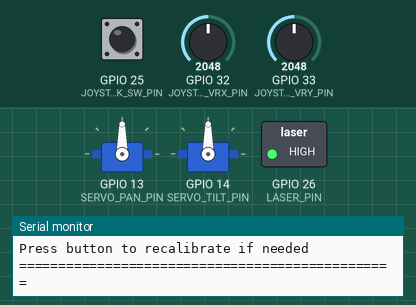
Simulated run of this program. Board: ESP32. Shown: 2 × servo, switched loads named in the program (green lamp = pin HIGH), the last lines printed to the serial monitor. The inputs (shaded band) are chosen by the test bench; at power-on: GPIO 25 (JOYSTICK_SW_PIN) HIGH, GPIO 32 (JOYSTICK_VRX_PIN) = 2048, GPIO 33 (JOYSTICK_VRY_PIN) = 2048.

Above: at 4.2 s.
4.3 s: GPIO 25 (JOYSTICK_SW_PIN) pulled LOW for 0.15 s
7.4 s: GPIO 32 (JOYSTICK_VRX_PIN) set to 2866
At 9.76 s:
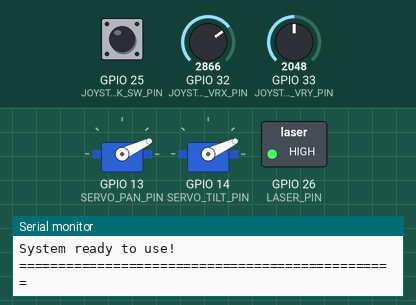
10.4 s: GPIO 25 (JOYSTICK_SW_PIN) pulled LOW for 1 s
At 11.3 s:
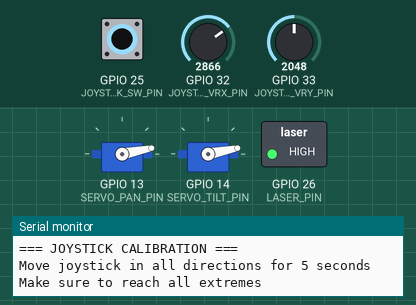
14.4 s: GPIO 33 (JOYSTICK_VRY_PIN) set to 2094
17.4 s: GPIO 33 (JOYSTICK_VRY_PIN) set to 2047
At 19.1 s:
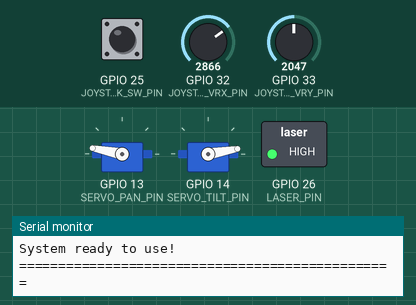
20.4 s: GPIO 33 (JOYSTICK_VRY_PIN) set to 2866
At 22.9 s:
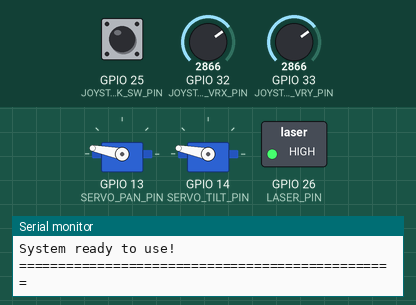
Timing chart, 0 to 24.4 s (numbered marks = the images above; inputs shaded):
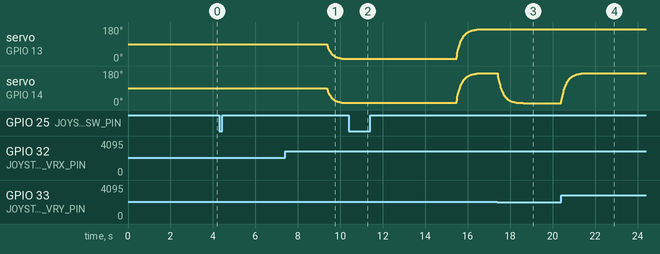

Measured:
- after the input at 10.4 s, servo on GPIO 13 (SERVO_PAN_PIN), servo on GPIO 14 (SERVO_TILT_PIN): stays 11° (without the input it goes to 10° after 0.00 s)
- after the input at 17.4 s, servo on GPIO 14 (SERVO_TILT_PIN): moves from 169° to 10° over 1.2 s, starting at once
- after the input at 20.4 s, servo on GPIO 14 (SERVO_TILT_PIN): moves from 10° to 169° over 1.2 s, starting at once

The program:

main.cpp
```cpp
/*
 * Developed by Omar Florez
 * cv.omarflorez.me
 * 2025-07-25
 *
 * ESP32 Pan-Tilt System with Joystick Control
 * Features: Laser pointer, smooth servo movement, auto-calibration
 */

#include <Arduino.h>
#include <ESP32Servo.h>

// Pin definitions
#define JOYSTICK_VRX_PIN 32  // Analog pin for joystick X axis (ADC1_CH4)
#define JOYSTICK_VRY_PIN 33  // Analog pin for joystick Y axis (ADC1_CH5)
#define JOYSTICK_SW_PIN  25  // Digital pin for joystick button
#define SERVO_PAN_PIN    13  // Pin for horizontal servo (Pan)
#define SERVO_TILT_PIN   14  // Pin for vertical servo (Tilt)
#define LASER_PIN        26  // Pin for laser module

// Servo configuration
#define SERVO_MIN_ANGLE  0
#define SERVO_MAX_ANGLE  180
#define SERVO_CENTER_ANGLE 90

// Joystick configuration
#define JOYSTICK_DEADZONE 300  // Dead zone for better response
#define JOYSTICK_SMOOTHING 0.08  // Smoothing factor for fluid movement
#define JOYSTICK_MIN_CHANGE 0.5   // Minimum change threshold

// Servo inversion settings
#define INVERT_PAN  true   // true = invert horizontal servo (Pan)
#define INVERT_TILT false  // true = invert vertical servo (Tilt)

// Global variables
Servo servoPan;   // Horizontal servo
Servo servoTilt;  // Vertical servo

float currentPanAngle = SERVO_CENTER_ANGLE;
float currentTiltAngle = SERVO_CENTER_ANGLE;
float targetPanAngle = SERVO_CENTER_ANGLE;
float targetTiltAngle = SERVO_CENTER_ANGLE;

// Calibration variables
int joystickMinX = 204, joystickMaxX = 3891;
int joystickMinY = 204, joystickMaxY = 3891;
int joystickCenterX = 1922, joystickCenterY = 1718;
bool isCalibrated = true; // Pre-calibrated with optimized values

// Smoothing variables
unsigned long lastUpdateTime = 0;
const unsigned long UPDATE_INTERVAL = 20; // 20ms = 50Hz for smooth movement

// Position tracking variables
float lastValidPanAngle = SERVO_CENTER_ANGLE;
float lastValidTiltAngle = SERVO_CENTER_ANGLE;

void calibrateJoystick();
void updateServos();

void setup() {
  Serial.begin(115200);
  delay(2000); // Wait for serial monitor to be ready

  Serial.println("=== PAN-TILT SYSTEM WITH JOYSTICK ===");
  Serial.println("Initializing...");

  // Configure joystick pins
  pinMode(JOYSTICK_SW_PIN, INPUT_PULLUP);

  // Configure laser module
  pinMode(LASER_PIN, OUTPUT);

  // Configure servos
  servoPan.attach(SERVO_PAN_PIN);
  servoTilt.attach(SERVO_TILT_PIN);

  // Set initial servo positions
  servoPan.write(SERVO_CENTER_ANGLE);
  servoTilt.write(SERVO_CENTER_ANGLE);

  // Turn on laser
  digitalWrite(LASER_PIN, HIGH);

  delay(1000); // Wait for servos to position

  Serial.println("Servos configured at center position (90°)");
  Serial.println("Laser automatically turned on");
  Serial.println("System using optimized calibration values!");
  Serial.println("System ready to use!");
  Serial.println("Move joystick to control servos");
  Serial.println("Press button to recalibrate if needed");
  Serial.println("================================================");
}

void loop() {
  unsigned long currentTime = millis();

  // Check if button is pressed for recalibration
  if (digitalRead(JOYSTICK_SW_PIN) == LOW) {
    delay(50); // Debounce
    if (digitalRead(JOYSTICK_SW_PIN) == LOW) {
      Serial.println("Button pressed - Starting calibration...");
      calibrateJoystick();
    }
  }

  // Update servos at regular intervals for smooth movement
  if (currentTime - lastUpdateTime >= UPDATE_INTERVAL) {
    updateServos();
    lastUpdateTime = currentTime;
  }
}

void calibrateJoystick() {
  Serial.println("=== JOYSTICK CALIBRATION ===");
  Serial.println("Move joystick in all directions for 5 seconds");
  Serial.println("Make sure to reach all extremes");

  // Save current position before calibration
  float currentPanPos = currentPanAngle;
  float currentTiltPos = currentTiltAngle;

  int minX = 4095, maxX = 0;
  int minY = 4095, maxY = 0;
  int centerX = 0, centerY = 0;
  int sampleCount = 0;

  unsigned long startTime = millis();
  while (millis() - startTime < 5000) {
    int x = analogRead(JOYSTICK_VRX_PIN);
    int y = analogRead(JOYSTICK_VRY_PIN);

    minX = min(minX, x);
    maxX = max(maxX, x);
    minY = min(minY, y);
    maxY = max(maxY, y);

    centerX += x;
    centerY += y;
    sampleCount++;

    delay(10);
  }

  // Calculate average center
  centerX /= sampleCount;
  centerY /= sampleCount;

  // Apply optimized safety margins
  int marginX = (maxX - minX) * 0.05; // 5% margin
  int marginY = (maxY - minY) * 0.05;

  joystickMinX = minX + marginX;
  joystickMaxX = maxX - marginX;
  joystickMinY = minY + marginY;
  joystickMaxY = maxY - marginY;
  joystickCenterX = centerX;
  joystickCenterY = centerY;

  // Restore current position after calibration
  currentPanAngle = currentPanPos;
  currentTiltAngle = currentTiltPos;
  targetPanAngle = currentPanPos;
  targetTiltAngle = currentTiltPos;
  lastValidPanAngle = currentPanPos;
  lastValidTiltAngle = currentTiltPos;

  isCalibrated = true;

  Serial.println("=== CALIBRATION COMPLETED ===");
  Serial.printf("X Axis: %d - %d (Center: %d)\n", joystickMinX, joystickMaxX, joystickCenterX);
  Serial.printf("Y Axis: %d - %d (Center: %d)\n", joystickMinY, joystickMaxY, joystickCenterY);
  Serial.printf("Position restored: Pan %.1f°, Tilt %.1f°\n", currentPanPos, currentTiltPos);
  Serial.println("System ready to use!");
  Serial.println("================================================");
}

void updateServos() {
  if (!isCalibrated) {
    return;
  }

  // Read joystick values
  int joystickX = analogRead(JOYSTICK_VRX_PIN);
  int joystickY = analogRead(JOYSTICK_VRY_PIN);

  // Constrain values to calibrated range
  joystickX = constrain(joystickX, joystickMinX, joystickMaxX);
  joystickY = constrain(joystickY, joystickMinY, joystickMaxY);

  // Check if in dead zone
  bool inDeadzoneX = abs(joystickX - joystickCenterX) < JOYSTICK_DEADZONE;
  bool inDeadzoneY = abs(joystickY - joystickCenterY) < JOYSTICK_DEADZONE;

  // Force update if joystick is at extremes
  bool atExtremeX = (joystickX <= joystickMinX + 100) || (joystickX >= joystickMaxX - 100);
  bool atExtremeY = (joystickY <= joystickMinY + 100) || (joystickY >= joystickMaxY - 100);

  // Update target angles with improved logic
  if (!inDeadzoneX || atExtremeX) {
    // Map joystick to servo angles for Pan with balanced range
    float mappedPan = map(joystickX, joystickMinX, joystickMaxX, SERVO_MIN_ANGLE + 10, SERVO_MAX_ANGLE - 10);
    if (INVERT_PAN) {
      mappedPan = SERVO_MAX_ANGLE - 10 - (mappedPan - (SERVO_MIN_ANGLE + 10));
    }
    float newPanAngle = constrain(mappedPan, SERVO_MIN_ANGLE + 10, SERVO_MAX_ANGLE - 10);

    // Update if change is significant or at extreme
    if (abs(newPanAngle - lastValidPanAngle) > JOYSTICK_MIN_CHANGE || atExtremeX) {
      targetPanAngle = newPanAngle;
      lastValidPanAngle = newPanAngle;
    }
  }

  if (!inDeadzoneY || atExtremeY) {
    // Map joystick to servo angles for Tilt with balanced range
    float mappedTilt = map(joystickY, joystickMinY, joystickMaxY, SERVO_MIN_ANGLE + 10, SERVO_MAX_ANGLE - 10);
    if (INVERT_TILT) {
      mappedTilt = SERVO_MAX_ANGLE - 10 - (mappedTilt - (SERVO_MIN_ANGLE + 10));
    }
    float newTiltAngle = constrain(mappedTilt, SERVO_MIN_ANGLE + 10, SERVO_MAX_ANGLE - 10);

    // Update if change is significant or at extreme
    if (abs(newTiltAngle - lastValidTiltAngle) > JOYSTICK_MIN_CHANGE || atExtremeY) {
      targetTiltAngle = newTiltAngle;
      lastValidTiltAngle = newTiltAngle;
    }
  }

  // Apply smooth interpolation
  if (!inDeadzoneX || atExtremeX) {
    float panDiff = targetPanAngle - currentPanAngle;
    currentPanAngle += panDiff * JOYSTICK_SMOOTHING;
  }

  if (!inDeadzoneY || atExtremeY) {
    float tiltDiff = targetTiltAngle - currentTiltAngle;
    currentTiltAngle += tiltDiff * JOYSTICK_SMOOTHING;
  }

  // Constrain angles
  currentPanAngle = constrain(currentPanAngle, SERVO_MIN_ANGLE, SERVO_MAX_ANGLE);
  currentTiltAngle = constrain(currentTiltAngle, SERVO_MIN_ANGLE, SERVO_MAX_ANGLE);

  // Move servos
  servoPan.write(currentPanAngle);
  servoTilt.write(currentTiltAngle);
}
```
